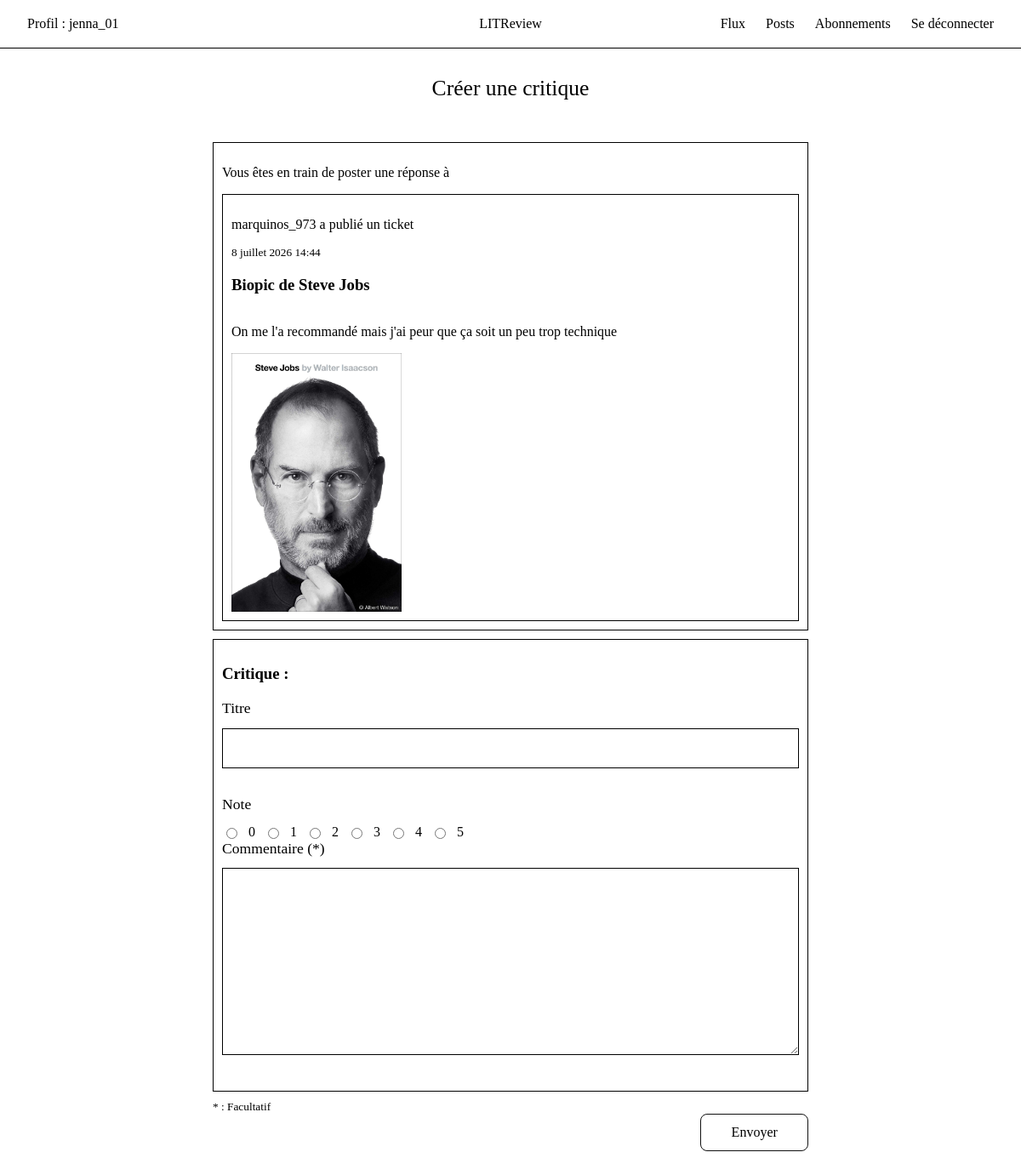
Screenshot of /create_review_response/50 (signed in) with the database file from the repository.
### feed/models.py (models this page shows)
class Ticket(models.Model):
    title = models.CharField(max_length=128, blank=False)
    description = models.CharField(max_length=2048, blank=True)
    image = models.ImageField(upload_to="tickets/images/", blank=True)
    user = models.ForeignKey(to=settings.AUTH_USER_MODEL, on_delete=models.CASCADE)
    time_created = models.DateTimeField(auto_now_add=True)

### feed/views.py (the view)
@login_required(login_url="homepage")
def create_review_response(request, pk):
    ticket = Ticket.objects.get(pk=pk)
    if Review.objects.filter(ticket=ticket, user=request.user).exists() :
        return HttpResponseForbidden()
    if request.method == "POST":
        review_form = ReviewForm(request.POST)
        if review_form.is_valid():
            review = review_form.save(commit=False)
            review.user = request.user
            review.ticket = ticket
            review.save()
            return render(
                request,
                "create_review_response.html",
                {"ticket": ticket, "success": "Votre critique a bien été publié !"},
            )
        else:
            return render(
                request,
                "create_review_response.html",
                {"ticket": ticket, "review_form": review_form},
            )
    else:
        return render(request, "create_review_response.html", {"ticket": ticket})

### feed/templates/create_review_response.html (shortened to what this page needs)
<!DOCTYPE html>
<html lang="fr">
<head>
</head>
<body>
<header>
    <div class="profil">
        <p>Profil : {{ request.user }}</p>
    </div>
    <a href="{% url 'homepage' %}" class="logo">LITReview</a>
    <nav>
        <a href="{% url 'feed' %}">Flux</a>
        <a href="{% url 'posts' %}">Posts</a>
        <a href="{% url 'follows' %}">Abonnements</a>
        <a href="{% url 'logout' %}">Se déconnecter</a>
    </nav>
</header>
<main>
    <h2>Créer une critique</h2>
    <form method="POST" enctype="multipart/form-data">
        <div class="box-ticket">
            <p> Vous êtes en train de poster une réponse à</p>
                <div class="box-ticket">
                        {% if ticket.user == request.user %}
                            <p>Vous avez publié un ticket</p>
                        {% else %}
                            <p>{{ticket.user.username}} a publié un ticket</p>
                        {% endif %}
                        <small>{{ticket.time_created}}</small>
                        <h3>{{ ticket.title }}</h3>
                        <p>{{ ticket.description }}</p>
                        {% if ticket.image %}
                            <img src="{{ ticket.image.url }}" alt="Image associé à l'oeuvre">
                        {% endif %}
                </div>
        </div>
        <div class="box-review">
            <h3>Critique :</h3>
            <label>Titre</label>
            <input type="text" id="headline" name="headline">
            <label>Note</label>
            <div class="rating">
                <input type="radio" name="rating" value="0"> 0
                <input type="radio" name="rating" value="1"> 1
                <input type="radio" name="rating" value="2"> 2
                <input type="radio" name="rating" value="3"> 3
                <input type="radio" name="rating" value="4"> 4
                <input type="radio" name="rating" value="5"> 5
            </div>
            <label>Commentaire (*) </label>
            <textarea id="body" name="body"></textarea>
        </div>
        <small>* : Facultatif</small>
        <div class="actions">
            <button type="submit">Envoyer</button>
        </div>
    </form>
</main>
</body>
</html>

### feed/templates/create_review_response.html (style rules this page uses)
body { font-family: 'Georgia', serif; background: white; color: black; margin: 0; }
.profil { position: absolute; left: 2rem; }
header { border-bottom: 1px solid black; padding: 1.2rem 2rem; display: flex; align-items: center; justify-content: center; position: relative; }
header a.logo { text-decoration: none; color: black; }
nav { position: absolute; right: 2rem; display: flex; gap: 1.5rem; }
nav a { text-decoration: none; color: black; }
main { max-width: 700px; margin: 2rem auto; padding: 0 1rem; }
h2 { font-size: 1.6rem; font-weight: 400; text-align: center; margin-bottom: 3rem; }
form { display: flex; flex-direction: column; }
label { font-size: 1.1rem; margin-bottom: 0.8rem; }
input[type="text"], textarea { font-family: 'Georgia', serif; font-size: 1rem; padding: 0.85rem 1rem; border: 1px solid black; margin-bottom: 2rem; box-sizing: border-box; width: 100%; }
textarea { min-height: 220px; resize: vertical; }
.actions { display: flex; justify-content: flex-end; }
button { padding: 0.75rem 2.2rem; border: 1px solid #111; border-radius: 8px; background: transparent; font-family: 'Georgia', serif; font-size: 1rem; cursor: pointer; }
.box-ticket { display: flex; flex-direction: column; padding: 10px; border : 1px solid black }
.box-review { display: flex; flex-direction: column; margin-top : 10px ; margin-bottom: 10px; border: 1px solid black; padding: 10px; }
.rating { display: flex; gap : 10px }
img { width: 200px; }

### rows the page displays
Ticket: user.username "marquinos_973", time_created "8 juillet 2026 14:44", title "Biopic de Steve Jobs", description "On me l'a recommandé mais j'ai peur que ça soit un peu trop technique", image (picture)

### other values shown
{{ request.user }} "jenna_01"
